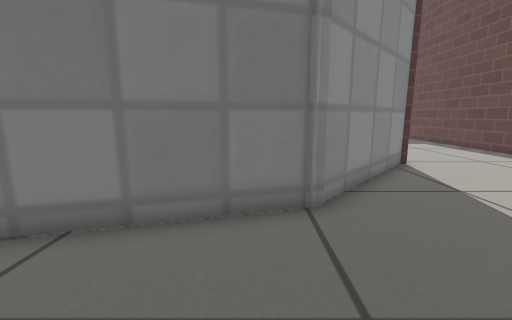
View 1 (above)

13 first-person views from a walk through a robot-simulator world made for Gazebo. The camera is 0.46 m above the floor, tilts 10° down and sees 90° across. The floor is counted in squares, 0.25 m on a side. Each view is taken from the middle of a square. On the plan, view 1 faces up. The plan holds only what a view shows up to about 15 squares ahead; the rest is blank. Gazebo's built-in surfaces are drawn with simple patterns.

View 2
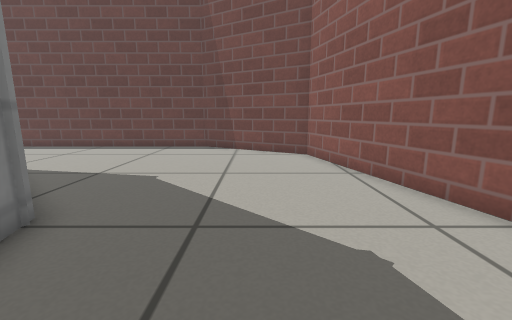

View 3
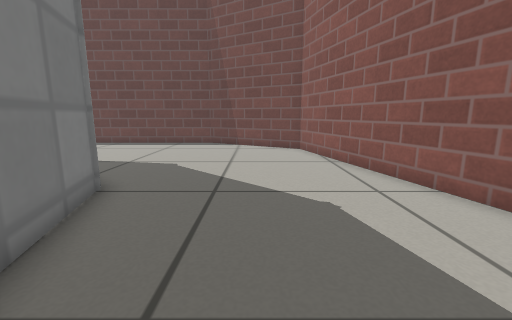

View 4
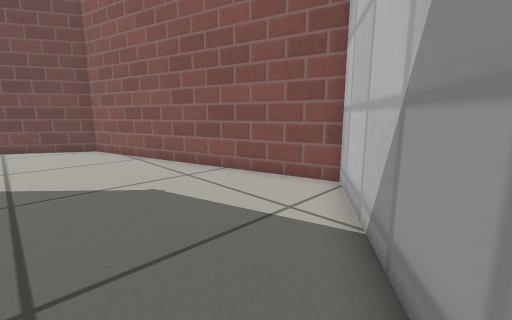

View 5
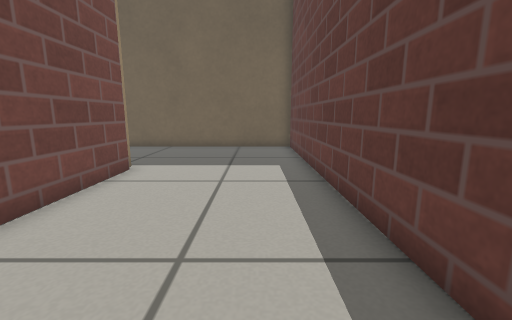

View 6
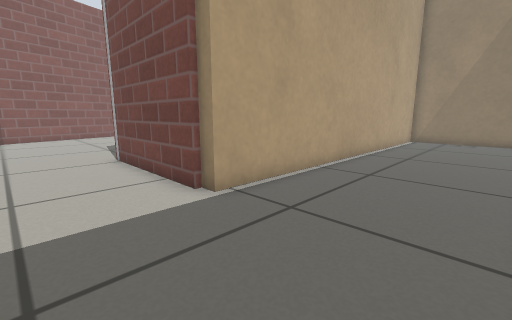

View 7
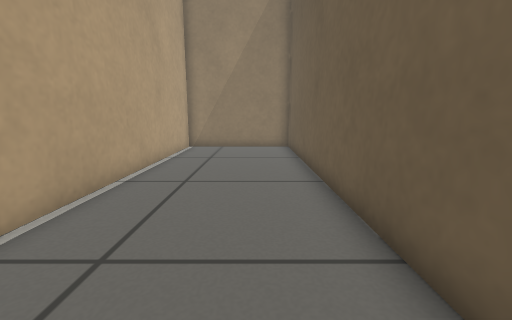

View 8
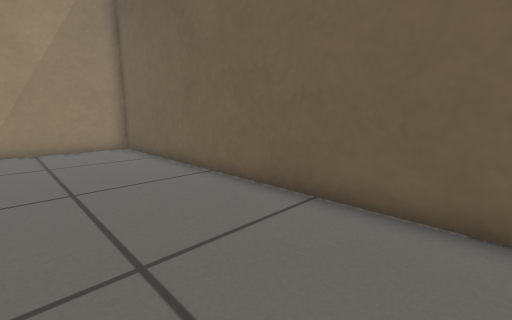

View 9
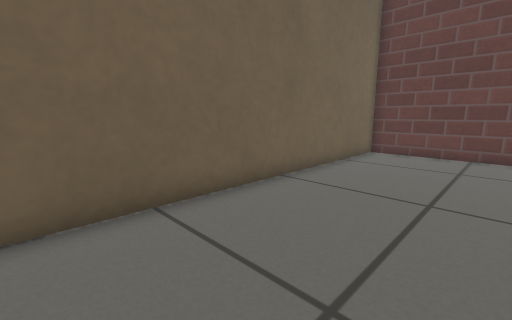

View 10
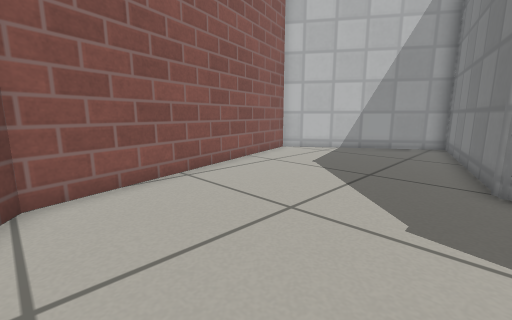

View 11
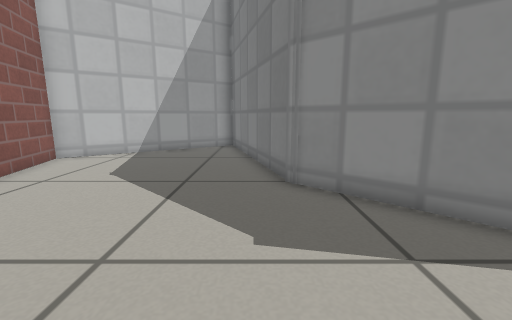

View 12
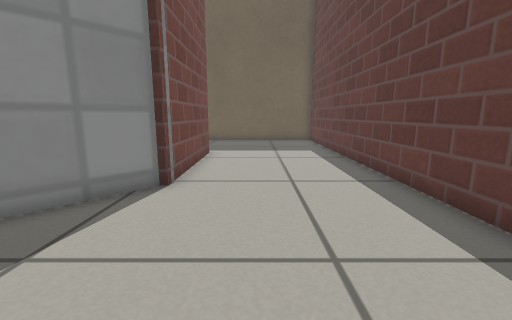

View 13
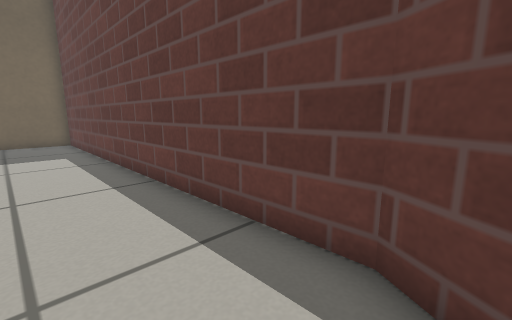

### Floor plan
Points are (right, up) in squares from view 1. A wall is a line through its corners. A room is listed if a view was taken in it or the views show most of it. See-through windows are left out.
Room 1 (views 1, 2, 3, 4, 5, 6, 7, 8, 9, 10, 11, 12, 13)
walls: (5.5, 9.6) (1.1, 4.8); (1.5, 5) (-7.6, 2.6) (-2.8, -4.5) (8.9, -1.4) (12, 4) (12, 21.9) (-10.9, 21.9) (-10.9, 16.1) (5.5, 16.1) (5.5, 15.5); (5.7, 15.6) (5.7, 9.5)

Where each view was taken, in squares from view 1:
view 1: 0 up, 0 right, facing up
view 2: 1 up, 3 left, facing right
view 3: 1 up, 5 left, facing right
view 4: 2 up, 6 left, facing down-right
view 5: 7 up, 10 right, facing up
view 6: 21 up, 9 right, facing down-left
view 7: 20 up, 4 right, facing left
view 8: 17 up, 4 right, facing up-left
view 9: 17 up, 1 left, facing up-right
view 10: 5 up, 9 right, facing down-left
view 11: 4 up, 8 right, facing left
view 12: 3 up, 8 right, facing up
view 13: 3 up, 9 right, facing up-right
